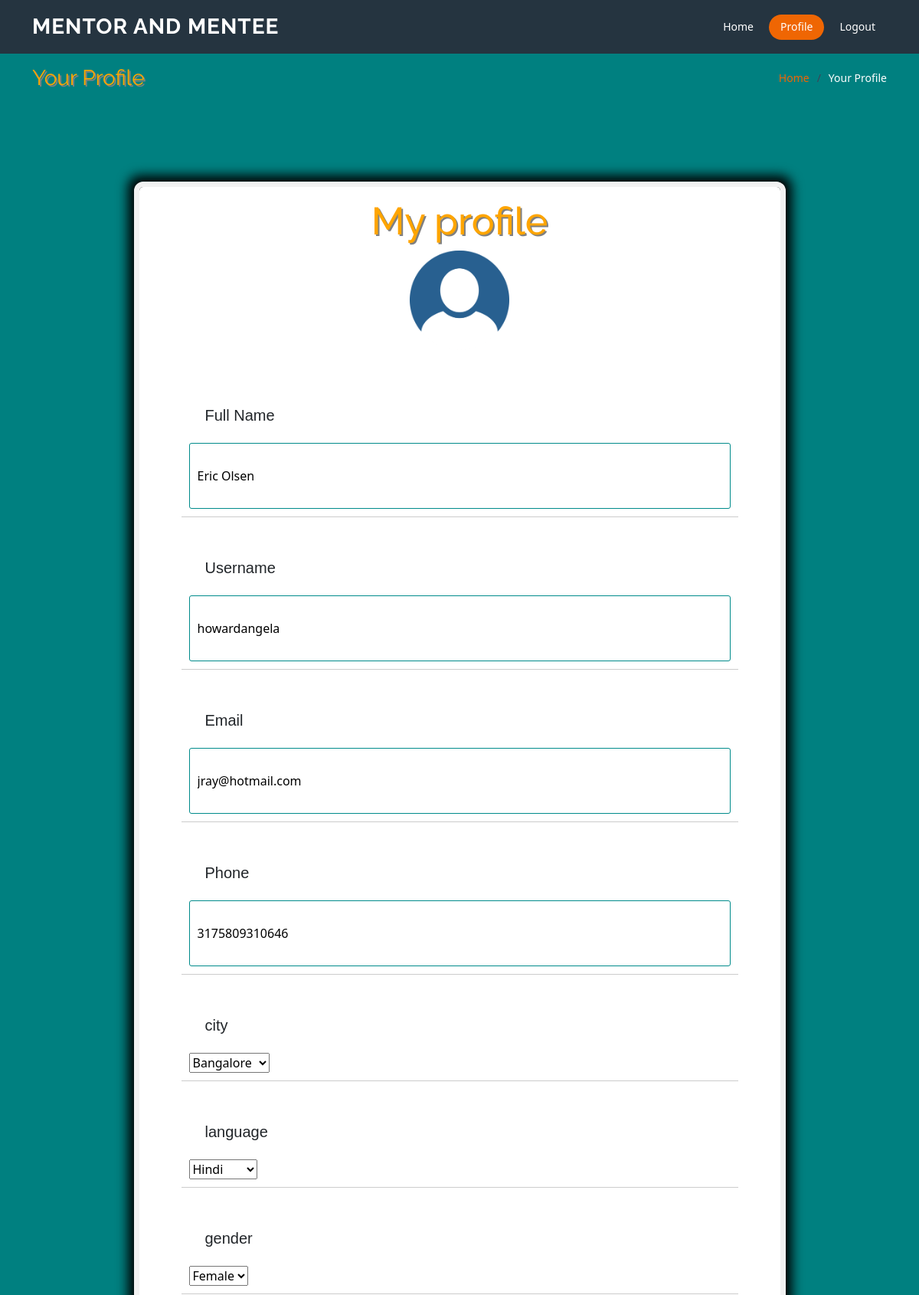
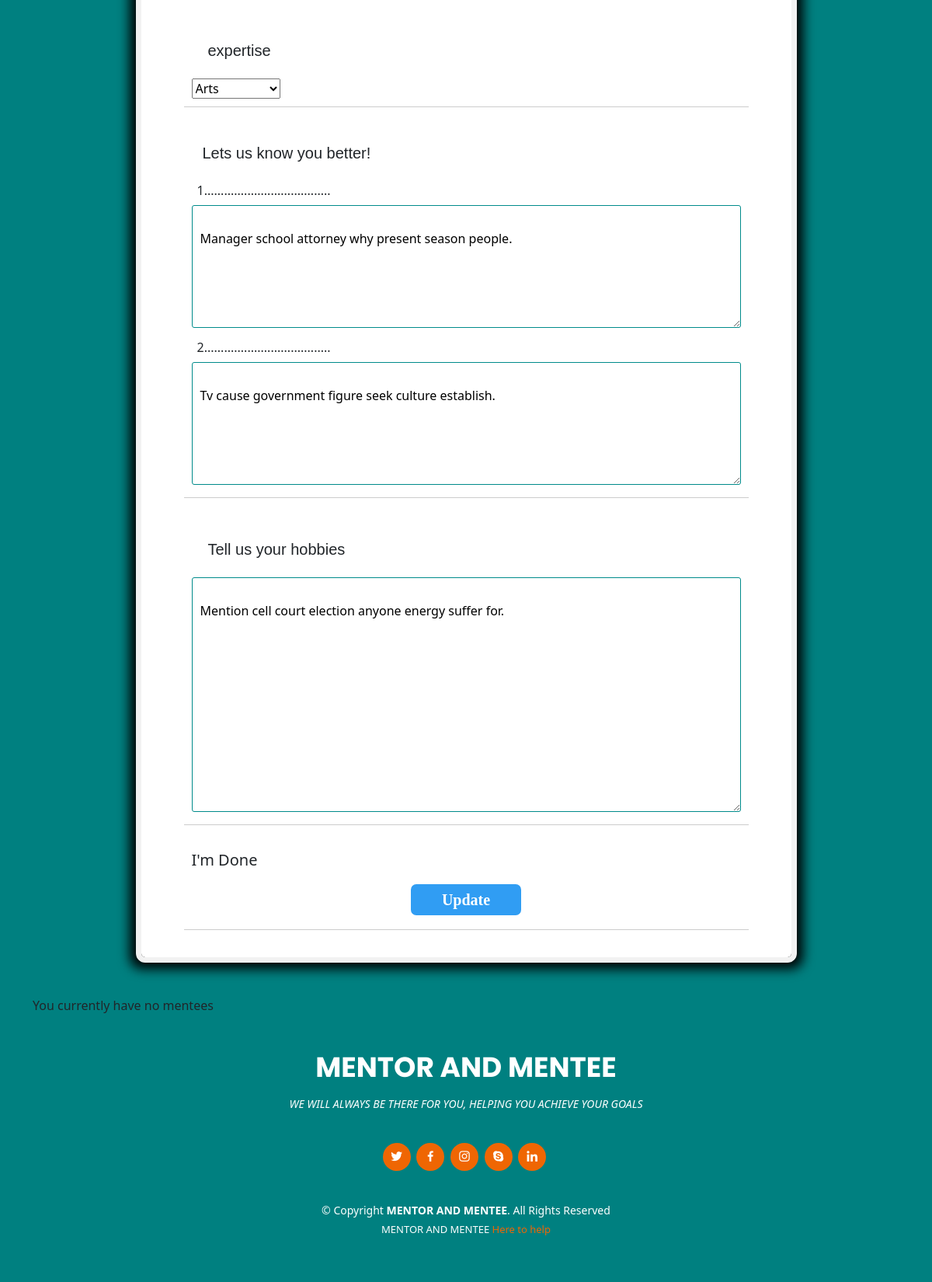
The app's page /profile (signed in) with its own data (2 pictures, top to bottom).
### project/models.py (models this page shows)
class User(db.Model, UserMixin):
    id = db.Column(db.Integer, primary_key=True)
    fullname = db.Column(db.String(100), nullable=False)
    username = db.Column(db.String(100), unique=True, nullable=False)
    email = db.Column(db.String(120), unique=True, nullable=False)
    phone = db.Column(db.String(100), unique=True, nullable=False)
    password = db.Column(db.String(60), nullable=False)
    urole = db.Column(db.String(80))
    mentor = db.relationship('Mentor', backref='user', uselist=False)
    mentee = db.relationship('Mentee', backref='user', uselist=False)
    def __repr__(self):
        return f"User('{self.username}', '{self.email}')"

class Mentor(db.Model):
    id = db.Column(db.Integer, primary_key=True)
    hobbies = db.Column(db.String, nullable=True)
    city = db.Column(db.String, nullable=True)
    lat = db.Column(db.Float, nullable=True)
    long = db.Column(db.Float, nullable=True)
    time_delta = db.Column(db.Float, nullable=True)
    gender = db.Column(db.String, nullable=True)
    language = db.Column(db.String, nullable=True)
    expertise_1 = db.Column(db.String, nullable=True)
    bq_1 = db.Column(db.String, nullable=True)
    bq_2 = db.Column(db.String, nullable=True)
    ready = db.Column(db.Boolean, nullable=False, default=False)
    user_id = db.Column(db.Integer, db.ForeignKey('user.id'), unique=True)
    mentees = db.relationship("Mentee", backref="mentor", lazy=True)

### project/routes.py (the view, shortened to what this page needs)
@app.route("/profile", methods=['GET', 'POST'])
@login_required(role="ANY")
def profile():
    print(User.query.get(1))
    ready = False
    pot_mentors = []
    connect_form = ConnectForm()
    disconnect_form = DisconnectForm()
    find_form = FindForm()
    form = MentorForm()
    form2 = MenteeForm()
    print(current_user.urole)
    if current_user.urole == "MENTEE":
        print("Inside mentee")
        mentee = current_user.mentee
        ready = current_user.mentee.ready
        if request.method == 'GET':
            form2.fullname.data = current_user.fullname
            form2.username.data = current_user.username
            form2.email.data = current_user.email
            form2.phone.data = current_user.phone
            form2.city.data = mentee.city
            form2.gender.data = mentee.gender
            form2.gender_pref.data = mentee.gender_pref
            form2.language_pref.data = mentee.language_pref
            form2.aspiration.data = mentee.aspiration
            form2.b1.data = mentee.bq_1
            form2.b2.data = mentee.bq_2
            form2.hobbies.data = mentee.hobbies
        else:
            if form2.validate_on_submit() and form2.submit2.data:
                current_user.fullname = form2.fullname.data
                current_user.username = form2.username.data
                current_user.email = form2.email.data
                current_user.phone = form2.phone.data
                current_user.mentee.city = form2.city.data
                current_user.mentee.gender = form2.gender.data
                current_user.mentee.gender_pref = form2.gender_pref.data
                current_user.mentee.language_pref = form2.language_pref.data
                current_user.mentee.aspiration = form2.aspiration.data
                current_user.mentee.bq_1 = form2.b1.data
                current_user.mentee.bq_2 = form2.b2.data
                current_user.mentee.hobbies = form2.hobbies.data
                location = geolocator.geocode(form2.city.data)
                t_zone = tf.timezone_at(lng=location.longitude, lat=location.latitude)
                pacific_now = datetime.datetime.now(pytz.timezone(t_zone))
                offset = pacific_now.utcoffset().total_seconds() / 60 / 60
                current_user.mentee.lat = location.latitude
                current_user.mentee.long = location.longitude
                current_user.mentee.time_delta = offset
                if(
                    current_user.mentee.city and
                    current_user.mentee.gender and
                    current_user.mentee.gender_pref and
                    current_user.mentee.language_pref and
                    current_user.mentee.aspiration and
                    current_user.mentee.bq_1 and
                    current_user.mentee.bq_2 and
                    current_user.mentee.hobbies and
                    current_user.mentee.lat and
                    current_user.mentee.long and
                    current_user.mentee.time_delta
                ):
                    current_user.mentee.ready = True
                    ready = True
                db.session.commit()
                flash('Your account has been updated!', 'success')
                return redirect(url_for('profile'))
            if connect_form.validate_on_submit() and connect_form.connect.data:
                mentor_to_connect_id = request.form.get('mentor_to_connect')
                mentor_to_connct = Mentor.query.filter_by(id=mentor_to_connect_id).first()
                if mentor_to_connct:
                    mentee.connect(mentor_to_connct)
                    return redirect(url_for('profile'))
                else:
                    return redirect(url_for('profile'))
            if disconnect_form.validate_on_submit() and disconnect_form.disconnect.data:
                mentee.disconnect()
                return redirect(url_for('profile'))
            if find_form.validate_on_submit() and find_form.find.data:
                form2.fullname.data = current_user.fullname
                form2.username.data = current_user.username
                form2.email.data = current_user.email
                form2.phone.data = current_user.phone
                form2.city.data = mentee.city
                form2.gender.data = mentee.gender
                form2.gender_pref.data = mentee.gender_pref
                form2.language_pref.data = mentee.language_pref
                form2.aspiration.data = mentee.aspiration
                form2.b1.data = mentee.bq_1
                form2.b2.data = mentee.bq_2
                form2.hobbies.data = mentee.hobbies
                df = model()
                print(df)
                print("User ID:", current_user.id)
                assigned_cluster = df.iloc[current_user.id-1, -1]
                print("Assigned cluster:", assigned_cluster)
                df["id"] = [i for i in range(1, df.shape[0] + 1)]
                df = df.loc[df["Cluster #"]==assigned_cluster]
                for ind in df.index:
                    print(df["id"][ind])
                    id = df["id"][ind]
                    pot_user = User.query.all()[id-1]
                    if pot_user and pot_user.urole == "MENTOR" and pot_user.mentor.gender == mentee.gender_pref and pot_user.mentor.language == mentee.language_pref:
                        pot_mentors.append(pot_user.mentor)
    elif current_user.urole == "MENTOR":
        mentor = current_user.mentor
        ready = current_user.mentor.ready
        if request.method == 'GET':
            form.fullname.data = current_user.fullname
            form.username.data = current_user.username
            form.email.data = current_user.email
            form.phone.data = current_user.phone
            form.city.data = mentor.city
            form.gender.data = mentor.gender
            form.language.data = mentor.language
            form.expertise.data = mentor.expertise_1
            form.b1.data = mentor.bq_1
            form.b2.data = mentor.bq_2
            form.hobbies.data = mentor.hobbies
    return render_template('userprofile.html', mentorform=form, menteeform=form2, ready=ready, find_form=find_form,
                           connect_form=connect_form, disconnect_form=disconnect_form, pot_mentors=pot_mentors)

### project/templates/userprofile.html (shortened to what this page needs)
<!DOCTYPE html>
<html lang="en">
<head>
  <link href="{{url_for('static', filename='assets/vendor/animate.css/animate.min.css')}}" rel="stylesheet">
  <link href="{{url_for('static', filename='assets/vendor/aos/aos.css')}}" rel="stylesheet">
  <link href="{{url_for('static', filename='assets/vendor/bootstrap/css/bootstrap.min.css')}}" rel="stylesheet">
  <link href="{{url_for('static', filename='assets/vendor/bootstrap-icons/bootstrap-icons.css')}}" rel="stylesheet">
  <link href="{{url_for('static', filename='assets/vendor/boxicons/css/boxicons.min.css')}}" rel="stylesheet">
  <link href="{{url_for('static', filename='assets/vendor/glightbox/css/glightbox.min.css')}}" rel="stylesheet">
  <link href="{{url_for('static', filename='assets/vendor/remixicon/remixicon.css')}}" rel="stylesheet">
  <link href="{{url_for('static', filename='assets/vendor/swiper/swiper-bundle.min.css')}}" rel="stylesheet">
  <link href="{{url_for('static', filename='assets/css/style.css')}}" rel="stylesheet">
  <link href="{{url_for('static', filename='assets/css/style3.css')}}" rel="stylesheet">
</head>
<body>
  <header id="header" class="fixed-top d-flex align-items-center ">
    <div class="container d-flex align-items-center justify-content-between">
      <div class="logo">
        <h1><a href="{{url_for('home')}}">MENTOR AND MENTEE</a></h1>
      </div>
           <nav id="navbar" class="navbar">
        <ul>
          <li><a class="nav-link scrollto" href="{{url_for('home')}}">Home</a></li>
		  <li><a class="nav-link scrollto active" href="{{url_for('profile')}}">Profile</a></li>
		  <li><a class="nav-link scrollto" href="{{url_for('logout')}}">Logout</a></li>
        </ul>
      </nav>
    </div>
  </header>
  <main id="main">
    <section class="breadcrumbs" style="background-color:teal;color:white">
      <div class="container">
        <div class="d-flex justify-content-between align-items-center">
          <h2>Your Profile</h2>
          <ol>
            <li><a href="{{url_for('home')}}">Home</a></li>
            <li>Your Profile</li>
          </ol>
        </div>
      </div>
    </section>
    <section class="inner-page">
      <div class="container">
 <div class="container1">
	<h2 >My profile</h2>
	<div class="image"><img class="img" src="{{url_for('static', filename='assets/img/profile.jpg')}}" alt="profile_pic" ></div>
	<form method="POST" action="">
		<div class="f1">
			{% if current_user.urole == "MENTOR" %}
			<div class="flabel">
				<label for="fname">{{mentorform.fullname.label}}</label>
				</div>
			<div class="fentry">
				{{mentorform.fullname(placeholder="Full Name")}}
			</div>
			{% endif %}
		</div>
		<div class="f1">
			{% if current_user.urole == "MENTOR" %}
			<div class="flabel">
				<label for="uname">{{mentorform.username.label}}</label>
				</div>
			<div class="fentry">
				{{mentorform.username(placeholder="username")}}
			</div>
			{% endif %}
		</div>
		<div class="f1">
			{% if current_user.urole == "MENTOR" %}
			<div class="flabel">
				<label for="email">{{mentorform.email.label}}</label>
				</div>
			<div class="fentry">
				{{mentorform.email(placeholder="email")}}
			</div>
			{% endif %}
		</div>
		<div class="f1">
			{% if current_user.urole == "MENTOR" %}
			<div class="flabel">
				<label for="pnum">{{mentorform.phone.label}}</label>
				</div>
			<div class="fentry">
				{{mentorform.phone(placeholder="+919876543210")}}
			</div>
			{% endif %}
		</div>
		<div class="f1">
			{% if current_user.urole == "MENTOR" %}
			<div class="flabel">
				<label for="city">{{mentorform.city.label}}</label>
				</div>
			<div class="fentry3">
				{{mentorform.city()}}
			</div>
			{% endif %}
		</div>
		<div class="f1">
			{% if current_user.urole=="MENTOR" %}
			<div class="flabel">
				<label for="lang">{{mentorform.language.label}}</label>
				</div>
			<div class="fentry3">
				{{mentorform.language()}}
			</div>
			{% endif %}
		</div>
		<div class="f1">
			{% if current_user.urole=="MENTOR" %}
			<div class="flabel">
				<label for="gen">{{mentorform.gender.label}}</label>
				</div>
				<div class="fentry4">
					{{mentorform.gender()}}
				</div>
			{% endif %}
		</div>
		<div class="f1">
			{% if current_user.urole=="MENTOR" %}
			<div class="flabel">
				<label for="gen">{{mentorform.expertise.label}}</label>
				</div>
				<div class="fentry4">
					{{mentorform.expertise()}}
				</div>
			{% endif %}
		</div>
		<div class="f1">
			<div class="flabel">
				<label for="behav_ques">Lets us know you better!</label>
			</div>
			{% if current_user.urole=="MENTOR" %}
			<div class="fentry2">
				<div class="innerfabel">
				<label for="behav_ques">1......................................</label>
				</div>
				{{mentorform.b1(cols="50", rows="4")}}
				<div class="innerfabel">
				<label for="behav_ques">2......................................</label>
				</div>
				{{mentorform.b2(cols="50", rows="4")}}
			</div>
			{% endif %}
		</div>
		<div class="f1">
			{% if current_user.urole=="MENTOR" %}
			<div class="flabel">
				<label for="hobies">{{mentorform.hobbies.label}}</label>
				</div>
			<div class="fentry2">
				{{mentorform.hobbies(cols="30", rows="10", placeholder="I love dancing,learning,cooking.....")}}
			</div>
			{% endif %}
		</div>
		<div class="bottm_text">
			<p >I'm Done</p>
			{% if current_user.urole=="MENTOR" %}
			{{mentorform.submit(class="update")}}
			{% else %}
			{{menteeform.submit2(class="update")}}
			{% endif %}
		</div>
	</form>
 </div>
 {% if current_user.urole=="MENTEE" %}
 	{% if current_user.mentee.mentor_id %}
	 <div class="container2">
		<div class="mentor_text">
			<p>
			Name:{{current_user.mentee.mentor.user.fullname}}<br>
			Number:{{current_user.mentee.mentor.user.phone}}<br>
			email:{{current_user.mentee.mentor.user.email}}<br>
			language-known:{{current_user.mentee.mentor.language}}<br>
			subject:{{current_user.mentee.mentor.expertise_1}}<br>
			</p>
		</div>
		<form method="POST">
          {{ disconnect_form.hidden_tag() }}
          {{ disconnect_form.disconnect(class="btn2") }}
        </form>
	 </div>
 	{% else %}
		{% for pot_mentor in pot_mentors %}
			 <div class="mentor_text">
				<p>
				Name:{{pot_mentor.user.fullname}}<br>
				Number:{{pot_mentor.user.phone}}<br>
				email:{{pot_mentor.user.email}}<br>
				language-known:{{pot_mentor.language}}<br>
				subject:{{pot_mentor.expertise_1}}<br>
				</p>
				<form method="POST">
				  {{ connect_form.hidden_tag() }}
				  <input id="mentor_to_connect" name="mentor_to_connect" value="{{pot_mentor.id}}" type="hidden">
				  {{ connect_form.connect(class="btn2") }}
				</form>
			</div>
		{% endfor %}
 		<form method="POST">
          {{ find_form.hidden_tag() }}
          {{ find_form.find(class="btn2") }}
        </form>
 	{% endif %}
 {% else %}
 	{% if current_user.mentor.mentees|length > 0 %}
 		{% for mentee in current_user.mentor.mentees %}
 			<div class="container2">
				<div class="mentor_text">
					<p>
					Name:{{mentee.user.fullname}}<br>
					Number:{{mentee.user.phone}}<br>
					email:{{mentee.user.email}}<br>
					gender:{{mentee.gender}}<br>
					location:{{mentee.city}}<br>
					mentee-aspiration:{{mentee.aspiration}}<br>
					</p>
				</div>
			 </div>
 		{% endfor %}
 	{% else %}
 	<p>You currently have no mentees</p>
 	{% endif %}
 {% endif %}
 </body>
</html>
  <footer id="footer" style="background-color:teal">
    <div class="container">
      <h3>MENTOR AND MENTEE</h3>
      <p>WE WILL ALWAYS BE THERE FOR YOU, HELPING YOU ACHIEVE YOUR GOALS</p>
      <div class="social-links">
        <a href="#" class="twitter"><i class="bx bxl-twitter"></i></a>
        <a href="#" class="facebook"><i class="bx bxl-facebook"></i></a>
        <a href="#" class="instagram"><i class="bx bxl-instagram"></i></a>
        <a href="#" class="google-plus"><i class="bx bxl-skype"></i></a>
        <a href="#" class="linkedin"><i class="bx bxl-linkedin"></i></a>
      </div>
      <div class="copyright">
        &copy; Copyright <strong><span>MENTOR AND MENTEE</span></strong>. All Rights Reserved
      </div>
      <div class="credits">
        MENTOR AND MENTEE <a href="url_for('home')">Here to help</a>
      </div>
    </div>
  </footer>
</body>
</html>

### records on screen
User: fullname "Eric Olsen", username "howardangela", email "jray@hotmail.com", phone "3175809310646"
Mentor: city "Bangalore", language "Hindi", gender "Female", hobbies "Mention cell court election anyone energy suffer for."

### other values on screen
{{ mentorform.fullname.label }} "Full Name"
{{ mentorform.username.label }} "Username"
{{ mentorform.email.label }} "Email"
{{ mentorform.phone.label }} "Phone"
{{ mentorform.city.label }} "city"
{{ mentorform.language.label }} "language"
{{ mentorform.gender.label }} "gender"
{{ mentorform.expertise.label }} "expertise"
{{ mentorform.hobbies.label }} "Tell us your hobbies"
